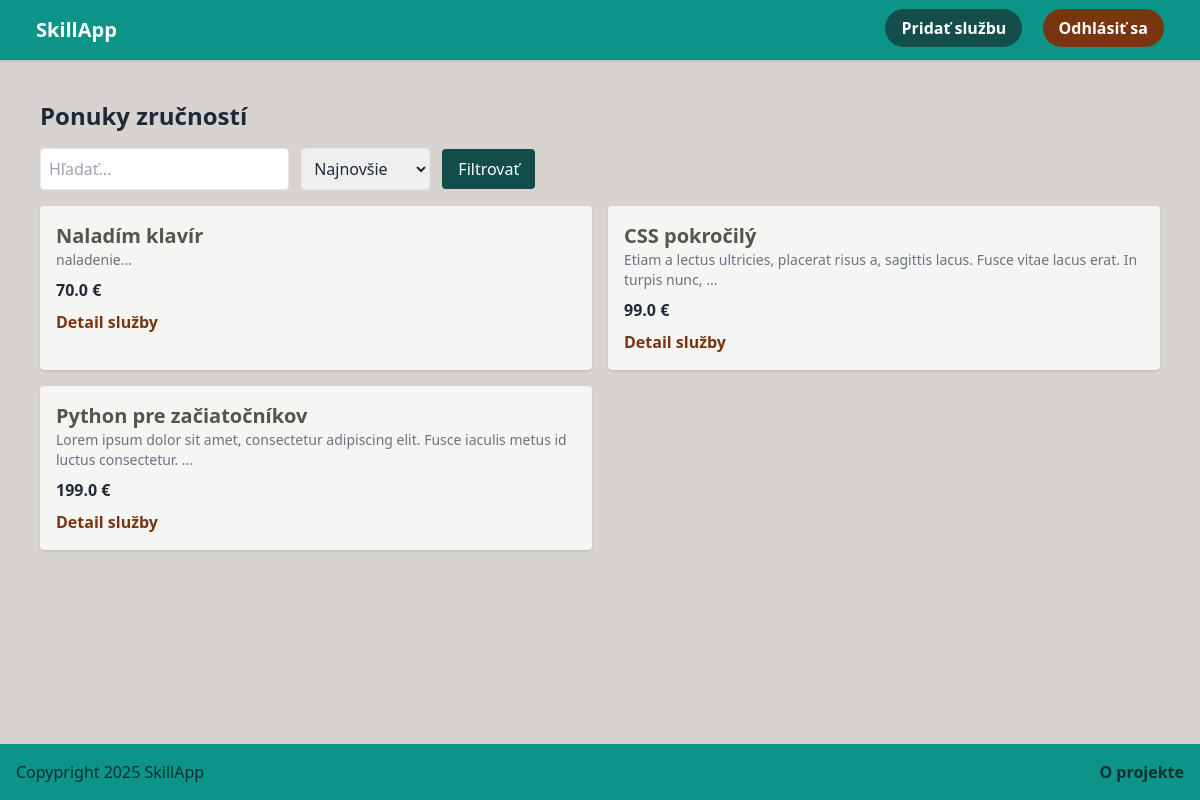
Screenshot of / (signed in) with the database file from the repository.
### app.py (models this page shows)
class Service(db.Model):
    id = db.Column(db.Integer, primary_key=True)
    title = db.Column(db.String(100), nullable=False)
    description = db.Column(db.Text, nullable=False)
    price = db.Column(db.Float, nullable=False)
    user_id = db.Column(db.Integer, db.ForeignKey('user.id'), nullable=False)
    created_at = db.Column(db.DateTime, default=datetime.utcnow)

### app.py (the view)
@app.route('/')
def index():
    q = request.args.get('q', '')
    sort = request.args.get('sort', 'date')  # 'date' is default
    query = Service.query
    if q:
        query = query.filter(Service.title.contains(q))
    if sort == 'title':
        query = query.order_by(Service.title.asc())
    else:
        query = query.order_by(Service.created_at.desc())
    services = query.all()
    return render_template('index.html', services=services, query=q, sort=sort)

### templates/index.html (shortened to what this page needs)
{% extends 'base.html' %}
{% block content %}
<h1 class="text-2xl font-bold mb-4">Ponuky zručností</h1>
<form method="get" class="mb-4 space-x-2">
  <input type="text" name="q" placeholder="Hľadať..." value="{{ query }}" class="border p-2 rounded">
  <select name="sort" class="border p-2 rounded">
    <option value="date" {% if sort == 'date' %}selected{% endif %}>Najnovšie</option>
  </select>
  <button class="bg-teal-900 text-white hover:bg-teal-400 hover:text-teal-900 px-4 py-2 rounded">Filtrovať</button>
</form>
<div class="grid grid-cols-1 md:grid-cols-2 gap-4">
  {% for s in services %}
    <div class="bg-stone-100 p-4 rounded shadow">
      <h2 class="text-xl font-bold text-stone-600">{{ s.title }}</h2>
      <p class="text-sm text-gray-500">{{ s.description[:100] }}...</p>
      <p class="font-bold mt-2 mb-2">{{ s.price }} €</p>
      <a class="text-amber-900 font-bold" href="{{ url_for('service_detail', service_id=s.id) }}" class="text-blue-600 font-bold mt-8">Detail služby</a>
    </div>
  {% endfor %}
</div>
{% endblock %}

### rows the page displays
Service: title "Naladím klavír", description "naladenie", price "70.0"
Service: title "CSS pokročilý", description "Etiam a lectus ultricies, placerat risus a, sagittis lacus. Fusce vitae lacus erat. In turpis nunc,", price "99.0"
Service: title "Python pre začiatočníkov", description "Lorem ipsum dolor sit amet, consectetur adipiscing elit. Fusce iaculis metus id luctus consectetur.", price "199.0"
